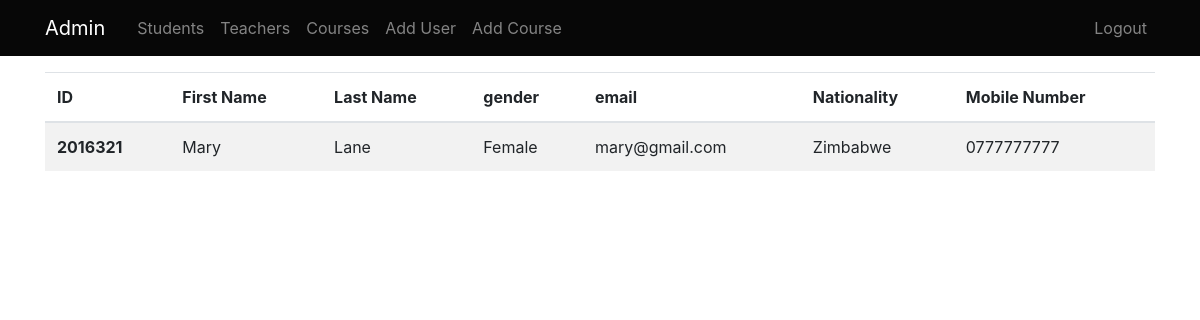
The app's page /admn/students, older data.
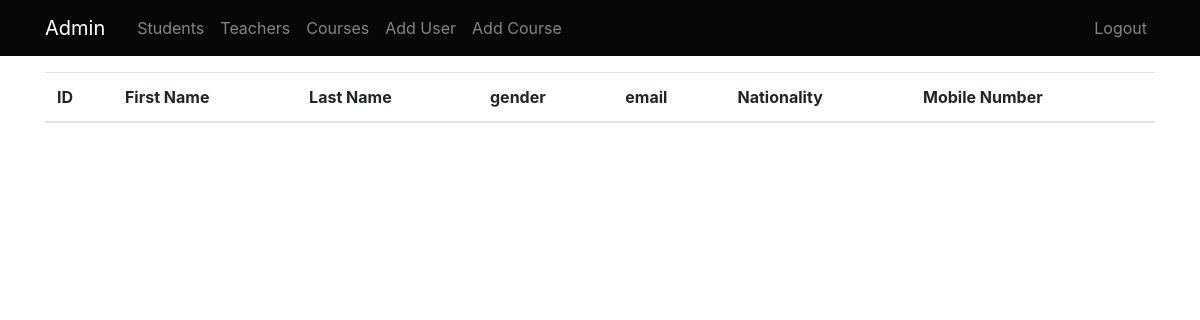
The same page, newer data.
### application/models.py (models this page shows, shortened)
class User(db.Model, UserMixin):
    __tablename__ = 'user'
    user_id = db.Column(db.String, primary_key=True)
    firstname = db.Column(db.String(30), nullable=False)
    lastname = db.Column(db.String(30), nullable=False)
    role = db.Column(db.String(10), nullable=False)
    gender = db.Column(db.String(5), nullable=False)
    nationality = db.Column(db.String(15), nullable=False)
    email = db.Column(db.String(20), nullable=False, unique=True)
    mobile = db.Column(db.String(20), nullable=False, unique=True)
    password = db.Column(db.String(30), nullable=False)
    courses = db.relationship('Course', backref='teacher')

### application/routes.py (the view)
@app.route('/admn/students', methods=['GET', 'POST'])
def students():
    students = User.query.filter_by(role='student')
    return render_template('/admin/students.html', students=students)

### application/templates/admin/students.html
{% extends 'admin/_layout.html' %}
{% block content%}
<table class="table table-striped">
  <thead>
    <tr>
      <th scope="col">ID</th>
      <th scope="col">First Name</th>
      <th scope="col">Last Name</th>
      <th scope="col">gender</th>
      <th scope="col">email</th>
      <th scope="col">Nationality</th>
      <th scope="col">Mobile Number</th>
    </tr>
  </thead>
  <tbody>
    {% for student in students %}
    <tr>
      <th scope="row">{{ student.user_id }}</th>
      <td>{{student.firstname}}</td>
      <td>{{student.lastname}}</td>
      <td>{{student.gender}}</td>
      <td>{{student.email}}</td>
      <td>{{student.nationality}}</td>
      <td>{{student.mobile}}</td>
    </tr>
    {% endfor %}
  </tbody>
</table>
{% endblock %}

Row changes from the older to the newer data that the page shows:
removed User: user_id "2016321", firstname "Mary", lastname "Lane", gender "Female", email "mary@gmail.com", nationality "Zimbabwe", mobile "0777777777"
